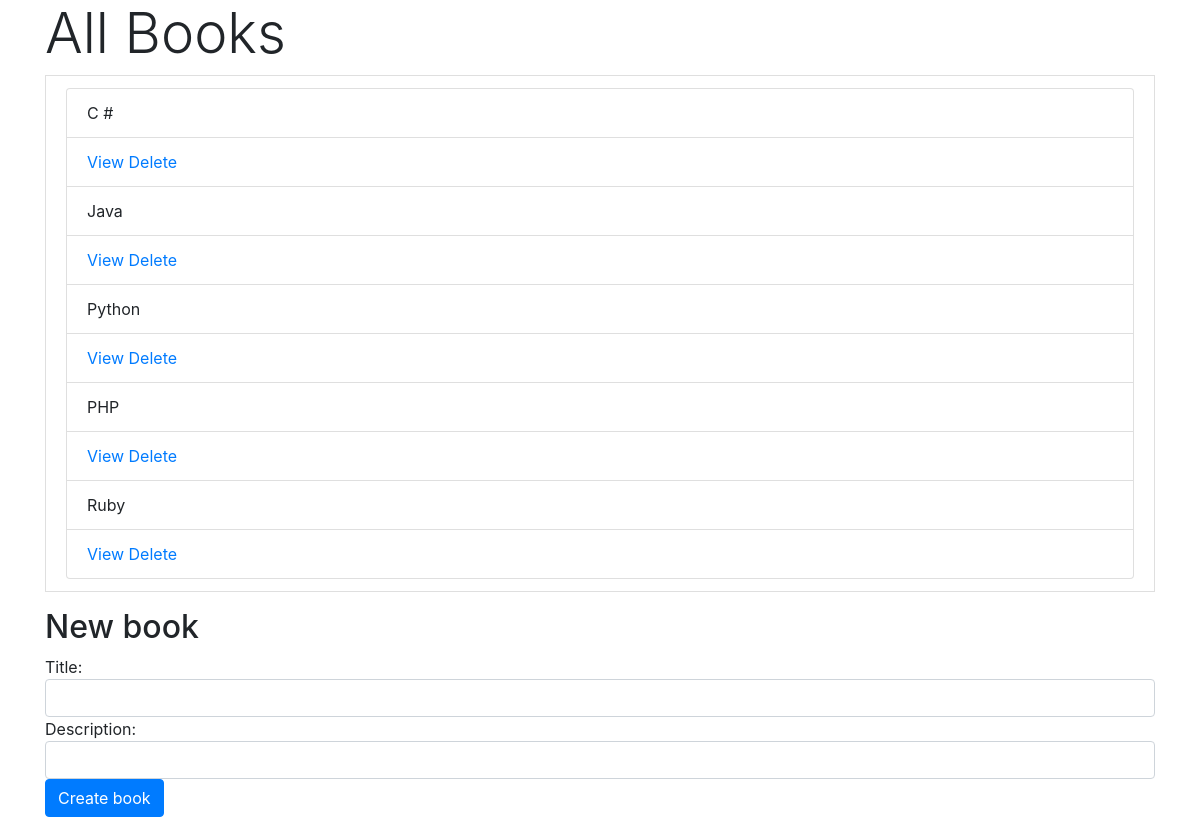
The page / on the database its author committed.
### books_author_app/models.py (models this page shows)
class books(models.Model):
    title = models.CharField(max_length=255)
    description = models.TextField()
    authors = models.ManyToManyField(authors, related_name="books")
    created_at = models.DateTimeField(auto_now_add=True)
    updated_at = models.DateTimeField(auto_now=True)

### books_author_app/views.py (the view)
# urls.py: path('', views.index, name='index'),
def index(request):
    context = {
    	"books": books.objects.all()
    }
    return render(request, "index.html", context)

### books_author_app/templates/index.html (shortened to what this page needs)
<!DOCTYPE html>
<html lang="en">
<head>
    <link
    rel="stylesheet"
    href="https://stackpath.bootstrapcdn.com/bootstrap/4.4.1/css/bootstrap.min.css"
  />
</head>
<body>
    <div class="container">
    <h1 class="display-4">All Books</h1 class="display-4">
    <ul class="list-group-item">
    {% for books in books %}
        <li class="list-group-item">{{ books.title }}</li>
        <li class="list-group-item">
        <td>
            <a href="view/{{books.id}}">View</a>
        </td>
        <td>
            <a href="delete_book/{{books.id}}">Delete</a>
        </td>
        </li>
    {% endfor %}
    </ul>
    <h2>New book</h2>
    <form action="/create_books" method="POST">
      Title:
      <input type="text" name="title" class="form-control"/>
      Description:
      <input type="text" name="description" class="form-control"/>
      <input type="submit" value="Create book" class="btn btn-primary"/>
    </div>
</body>
</html>

### rows shown on the page
books: title "C #"
books: title "Java"
books: title "Python"
books: title "PHP"
books: title "Ruby"
